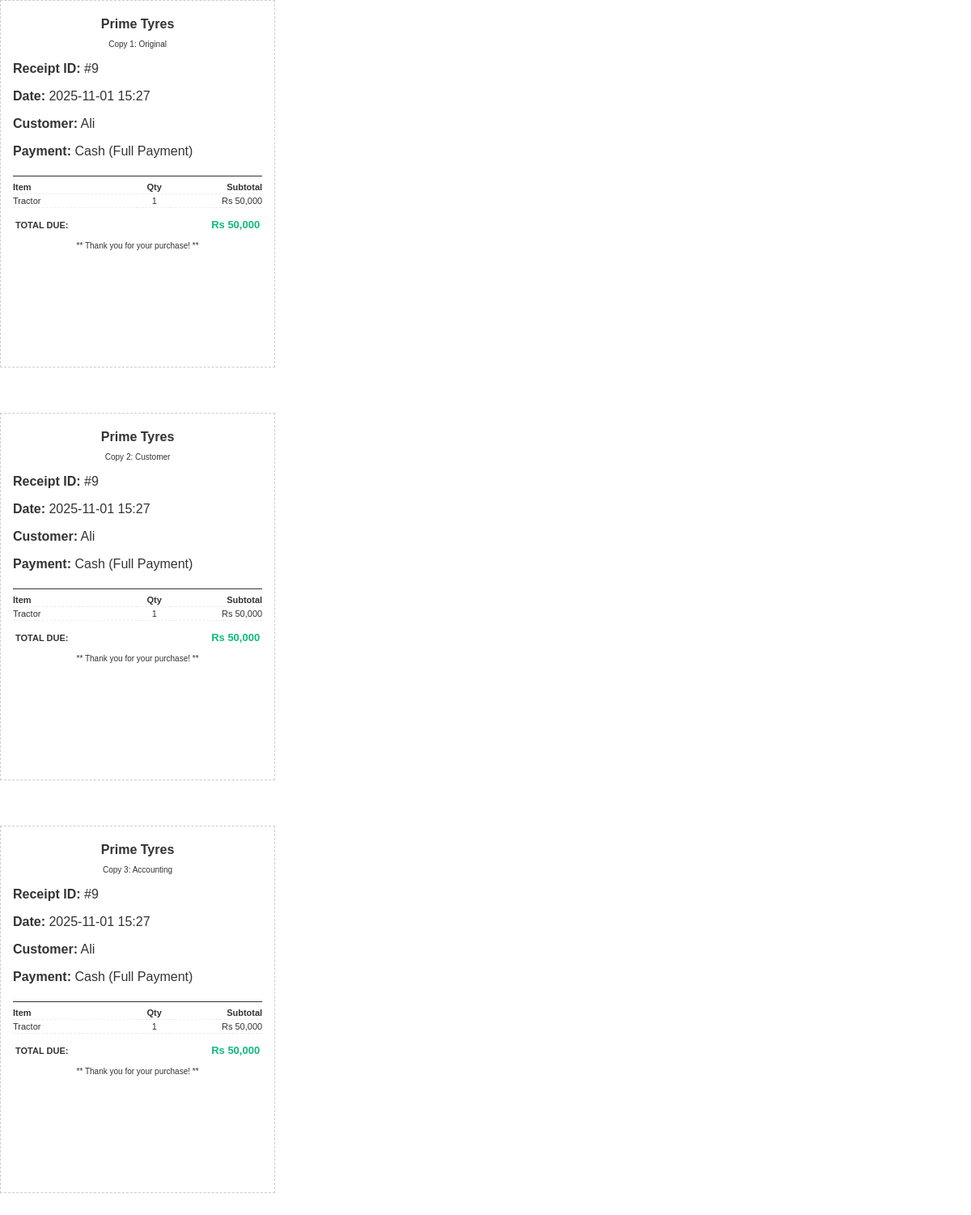
Page /sales/9/receipt/ (signed in) on the committed database.
### sales/models.py (models this page shows, shortened)
class Sale(models.Model):
    PAYMENT_CHOICES = [
        ('FULL', 'Full Payment'),
        ('INST', 'Installment Plan'),
    ]
    customer = models.ForeignKey(Customer, on_delete=models.PROTECT, related_name='sales')
    sale_date = models.DateTimeField(auto_now_add=True)
    payment_method = models.CharField(max_length=10, choices=METHOD_CHOICES, default=CASH)
    payment_type = models.CharField(max_length=4, choices=PAYMENT_CHOICES, default='FULL')
    total_amount = models.DecimalField(max_digits=10, decimal_places=2, default=0.00)

class SaleItem(models.Model):
    sale = models.ForeignKey(Sale, on_delete=models.CASCADE, related_name='items')
    product = models.ForeignKey(Product, on_delete=models.PROTECT, related_name='sale_items')
    quantity = models.IntegerField()
    unit_price = models.DecimalField(max_digits=10, decimal_places=2) # Price at time of sale
    subtotal = models.DecimalField(max_digits=10, decimal_places=2)

### customers/models.py (models this page shows, shortened)
class Customer(models.Model):
    name = models.CharField(max_length=200)
    phone = models.CharField(max_length=20, blank=True, null=True)
    email = models.EmailField(max_length=254, unique=True)
    address = models.TextField(blank=True)
    created_at = models.DateTimeField(auto_now_add=True)
    class Meta:
        ordering = ['name']

### products/models.py (models this page shows, shortened)
class Product(models.Model):
    name = models.CharField(max_length=255)
    brand = models.CharField(max_length=100)
    size = models.CharField(max_length=50, blank=True, null=True, help_text="e.g., L, XL, 32/32")
    type = models.CharField(max_length=100, help_text="e.g., Shirt, Electronics, Grocery")
    description = models.TextField(blank=True)
    price = models.DecimalField(max_digits=10, decimal_places=2)
    stock_quantity = models.IntegerField(default=0)
    created_at = models.DateTimeField(auto_now_add=True)
    class Meta:
        ordering = ['name']

### sales/views.py (the view)
# urls.py: path('<int:pk>/receipt/', views.sale_receipt_view, name='sale_receipt'),
@login_required
def sale_receipt_view(request, pk):
    sale = get_object_or_404(Sale, pk=pk)
    context = {
        'sale': sale,
    }
    return render(request, 'sales/sale_receipt.html', context)

### sales/templates/sales/sale_receipt.html (shortened to what this page needs)
{% load humanize %}
<!DOCTYPE html>
<html lang="en">
<head>
</head>
<body onload="window.print()">
    <div class="a4-container">
        {% for i in "123" %}
        <div class="receipt-copy">
            <h1 style="font-size: 16px;">{{ COMPANY_NAME|default:"Prime Tyres" }}</h1>
            <p style="text-align: center; font-size: 10px;">Copy {{ forloop.counter }}: {% if forloop.first %}Original{% elif forloop.counter == 2 %}Customer{% else %}Accounting{% endif %}</p>
            <div class="header">
                <p><strong>Receipt ID:</strong> #{{ sale.id }}</p>
                <p><strong>Date:</strong> {{ sale.sale_date|date:"Y-m-d H:i" }}</p>
                <p><strong>Customer:</strong> {{ sale.customer.name|default:"N/A" }}</p>
                <p><strong>Payment:</strong> {{ sale.get_payment_method_display }} ({{ sale.get_payment_type_display }})</p>
            </div>
            <div class="items">
                <table>
                    <thead>
                        <tr>
                            <th style="width: 50%;">Item</th>
                            <th style="text-align: center;">Qty</th>
                            <th style="text-align: right;">Subtotal</th>
                        </tr>
                    </thead>
                    <tbody>
                        {% for item in sale.items.all %}
                        <tr>
                            <td>{{ item.product.name|truncatechars:20 }}</td>
                            <td style="text-align: center;">{{ item.quantity }}</td>
                            <td style="text-align: right;">Rs {{ item.subtotal|floatformat:0|intcomma }}</td>
                        </tr>
                        {% endfor %}
                    </tbody>
                </table>
            </div>
            <div class="footer">
                <table style="width: 100%;">
                    <tr class="total-row">
                        <td colspan="2">TOTAL DUE:</td>
                        <td style="text-align: right;">Rs {{ sale.total_amount|floatformat:0|intcomma }}</td>
                    </tr>
                </table>
            </div>
            <p style="text-align: center; font-size: 10px; margin-top: 10px;">** Thank you for your purchase! **</p>
        </div>
        {% endfor %}
    </div>
</body>
</html>

### sales/templates/sales/sale_receipt.html (style rules this page uses)
body { font-family: Arial, sans-serif; margin: 0; padding: 0; color: #333; }
.a4-container { width: 100%; display: flex; flex-direction: column; align-items: flex-start; }
.receipt-copy { width: 9cm; max-width: 100%; height: 12cm; margin-bottom: 1.5cm; padding: 15px; border: 1px dashed #ccc; box-sizing: border-box; page-break-after: avoid; }
h1, h2 { text-align: center; margin: 5px 0; }
.header { border-bottom: 1px solid #333; padding-bottom: 5px; margin-bottom: 5px; }
.details, .items, .footer { margin-bottom: 10px; font-size: 11px; }
.items table { width: 100%; border-collapse: collapse; }
.items th, .items td { text-align: left; padding: 2px 0; border-bottom: 1px dashed #eee; }
.total-row { font-weight: bold; border-top: 1px solid #333; padding-top: 3px !important; }
.total-row td:last-child { font-size: 13px; color: #10B981; }

### rows in the picture
Sale: id "9" "9" "9", sale_date "2025-11-01 15:27" "2025-11-01 15:27" "2025-11-01 15:27", customer.name "Ali" "Ali" "Ali", payment_method "Cash" "Cash" "Cash", payment_type "Full Payment" "Full Payment" "Full Payment", total_amount "50,000" "50,000" "50,000"
SaleItem: product.name "Tractor", quantity "1", subtotal "50,000"

### other values in the picture
{{ COMPANY_NAME|default:"Prime Tyres" }} "Prime Tyres" "Prime Tyres" "Prime Tyres"
